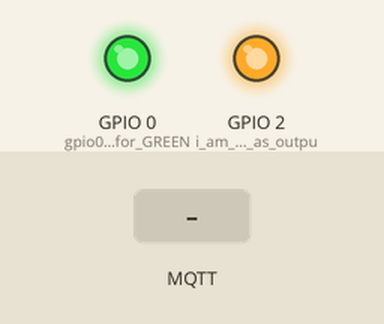
Recording of a sketch running on a simulated ESP8266 (NodeMCU). Shown: output pins drawn as LEDs (lit = HIGH). Inputs (shaded band) come from the test bench. WiFi joins after 1.5 s; servers stay silent unless stated; no MQTT or app messages arrive unless stated; what the sketch prints to the serial monitor is not drawn.

Above: at 2.7 s.
2.8 s: MQTT message "red_on" arrives on the first subscribed topic
At 4.0 s:
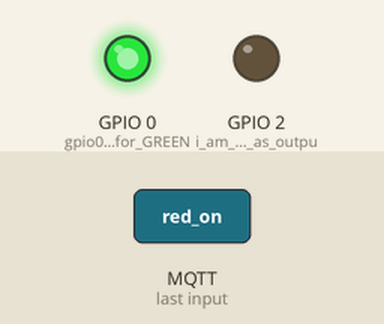
4.3 s: MQTT message "red_off" arrives on the first subscribed topic
At 5.2 s:
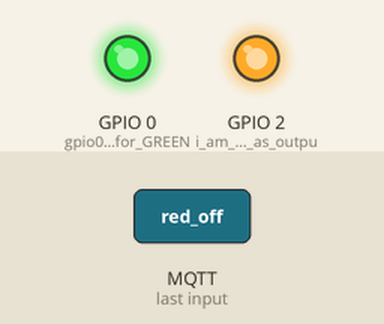
5.8 s: MQTT message "green_blink" arrives on the first subscribed topic
At 6.2 s:
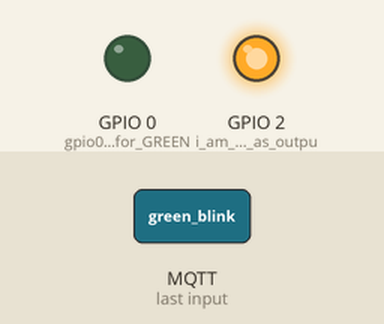
Timing chart, 0 to 8.8 s (numbered marks = the images above; inputs shaded):
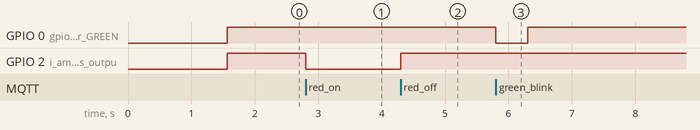

Measured:
- after the input at 2.8 s, GPIO 2 (i_am_using_gpio2_as_outpu): HIGH → LOW at once
- after the input at 4.3 s, GPIO 2 (i_am_using_gpio2_as_outpu): LOW → HIGH at once
- after the input at 5.8 s, GPIO 0 (gpio0_as_output_for_GREEN): HIGH → LOW at once, → HIGH 0.50 s later

The sketch:

alarm-led.ino
```cpp
// Arduino program to toggle 2 LEDs
//
// Listen to ALL # Topics
//
// GREEN LED
// VCC + GPIO0
// green_blink
//
// RED LED
// VCC + GPIO2
// red_on
// red_off
//
/// source: http://www.esp8266.com/viewtopic.php?f=29&t=2745 ///

#include <PubSubClient.h>
#include <ESP8266WiFi.h>

const char* ssid = "Skynet";
const char* password = "";
char* topic = "#";     //  using wildcard to monitor all traffic from mqtt server
char* server = "192.168.3.1";  // Address of my server on my network, substitute yours!

char message_buff[100];   // initialise storage buffer (i haven't tested to this capacity.)

void callback(char* topic, byte* payload, unsigned int length) {
  // Here is what i have been using to handle subscriptions. I took it as a snippet from elsewhere but i cannot credit author as i dont have reference!
    int i = 0;

  Serial.println("Message arrived:  topic: " + String(topic));
  Serial.println("Length: " + String(length,DEC));

  // create character buffer with ending null terminator (string)
  for(i=0; i<length; i++) {
    message_buff[i] = payload[i];
  }
  message_buff[i] = '\0';

  String msgString = String(message_buff);

  Serial.println("Payload: " + msgString);
  int state = digitalRead(2);  // get the current state of GPIO1 pin
  //if (msgString == "alarm"){    // if there is a "1" published to any topic (#) on the broker then:
  //  digitalWrite(2, !state);     // set pin to the opposite state
  //  Serial.println("Switching LED");
  //}

  // if there is a "alarm_on" published to any topic (#) on the broker then:
  if (msgString == "red_on"){
    digitalWrite(2, 0);
    Serial.println("Switching LED ON");
  }
  if (msgString == "red_off"){
    digitalWrite(2, 1);
    Serial.println("Switching LED OFF");
  }
   if (msgString == "red_blink"){
    digitalWrite(2, 0);
    Serial.println("Switching LED ON");
    delay(500);
    digitalWrite(2, 1);
    Serial.println("Switching LED OFF");
  }
  if (msgString == "green_blink"){
    digitalWrite(0, 0);
    Serial.println("Switching LED ON");
    delay(500);
    digitalWrite(0, 1);
    Serial.println("Switching LED OFF");
  }
  if (msgString == "green_on"){
    digitalWrite(0, 0);
    Serial.println("Switching LED ON");
  }
  if (msgString == "green_off"){
    digitalWrite(0, 1);
    Serial.println("Switching LED OFF");
  }


}

WiFiClient wifiClient;
PubSubClient client(server, 1883, callback, wifiClient);


String macToStr(const uint8_t* mac)
{
  String result;
  for (int i = 0; i < 6; ++i) {
    result += String(mac[i], 16);
    if (i < 5)
      result += ':';
  }
  return result;
}

void setup() {
  Serial.begin(115200);
  delay(10);

    // prepare GPIO2 *********************************************************************
  pinMode(2, OUTPUT);   // i am using gpio2 as output to toggle an LED
  digitalWrite(2, 0);  //*****************************************************************

  // prepare GPIO0 *********************************************************************
  pinMode(0, OUTPUT);   // gpio0 as output for GREEN LED
  digitalWrite(0, 0);  //*****************************************************************

  Serial.println();
  Serial.println();
  Serial.print("Connecting to ");
  Serial.println(ssid);

  WiFi.begin(ssid, password);

  while (WiFi.status() != WL_CONNECTED) {
    delay(500);
    Serial.print(".");
  }
  Serial.println("");
  Serial.println("WiFi connected");
  Serial.println("IP address: ");
  Serial.println(WiFi.localIP());

  //  connection to broker script.
  if (client.connect("arduinoClient")) {
    client.publish("test","hello, I am an alarm LED");
    client.subscribe(topic);
  }

// Switch OFF both LEDs after startup
  digitalWrite(0, 1);
  digitalWrite(2, 1);
}

void loop() {

  client.loop();
}
```
